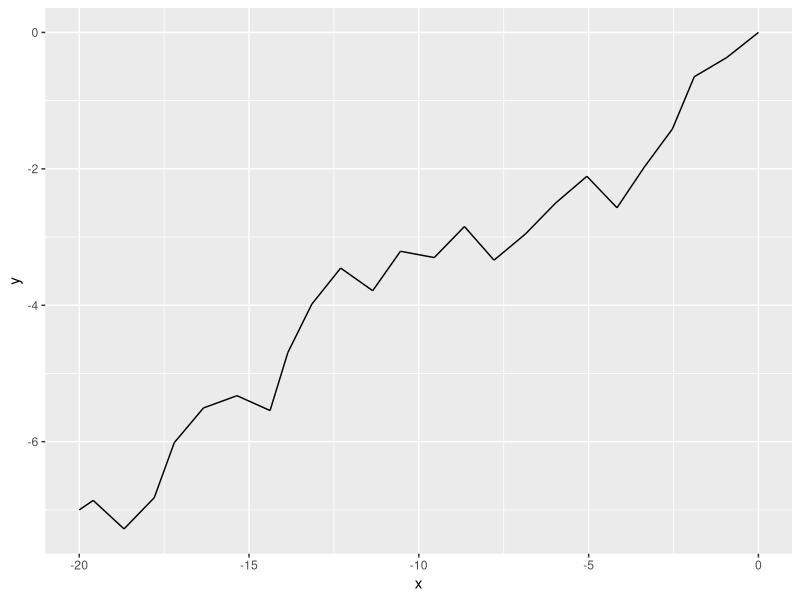

Here is the R script that generated this plot:
seek = function (location, target, d = 1, sdAngle = (pi/8)) {
  #Moves an agent at location 'start' to location 'target', with step length d and angular deviations 
  #from directed movement drawn from a normal distrubution with mean 0 and sd = sdAngle
  #input: location = dataframe with 2 columns, x and y, with 1 row giving the starting coordinates
  #       target = vector with 2 values, x and y coodinates for target location
  #       d = float
  #       sdAngle = float, units in radians
  #ouput: dataframe giving x and y coorinates for each time step.
  
  if(sqrt(sum((location[nrow(location),] - target) ^ 2)) <= d) {   #end condition, if within one movement of target . . . (uses pyth thrm)
    return(rbind(location, target))
  } else {
    destDist = as.numeric(as.vector(target - location[nrow(location), ])) #vector with dist in x and dist in y
    destAngle = atan2(destDist[2], destDist[1])                             #angle to target from last location
    deviation = rnorm(1, mean = 0, sd = sdAngle)                          
    turn = destAngle + deviation
    newX = location$x[length(location$x)] + cos(turn) * d
    newY = location$y[length(location$x)] + sin(turn) * d
    location = rbind(location, data.frame(x = newX, y = newY))
    return(seek(location, target, d, sdAngle))                            #recursive call
  }
}

path2geom_segment = function(path) {
  #takes a path from seek function and formats for use with geom_segment plotting in ggplot2
  path$newX = NA
  path$newY = NA
  path$newX[1:(nrow(path) -1)] = path$x[2:nrow(path)]
  path$newY[1:(nrow(path) -1)] = path$y[2:nrow(path)]
  path[1:(nrow(path) -1),]
}

#######sample script################
library(ggplot2)
location = data.frame(x = 0, y = 0)
target = c(-20, -7)
path = seek(location, target, sdAngle = (pi/6))
path_ggplot = path2geom_segment(path)
#plot(x = path$x, y = path$y, col = heat.colors(nrow(path)))
ggplot(path_ggplot, aes(x, y)) + geom_segment(aes(xend = newX, yend = newY))
